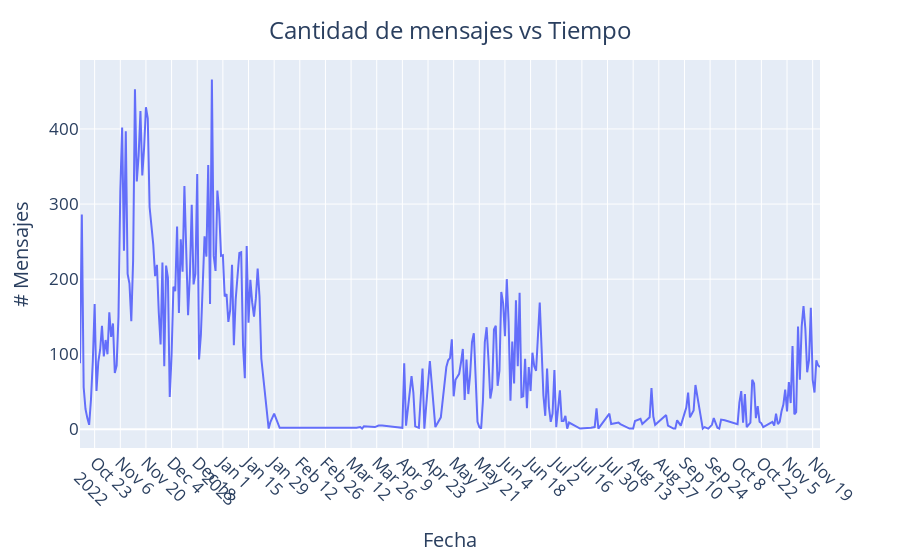

The notebook cell this image was saved under:
### Markdown cell above
### Nuestro Calendario del Amor 📅❤️

Este calendario es más que fechas; es un registro de nuestro compromiso diario. Observaremos cómo nuestros mensajes se entrelazan en el tiempo, creando un patrón que refleja el flujo constante de nuestro amor a lo largo de los días.

### Code cell
fig.show()

### Figure 1 — Plotly figure (JSON) as saved in the notebook; plotly's stock layout.template omitted (floating-point values rounded to 4 significant figures; data arrays with more than 128 entries replaced by an {"elided": "..."} marker saying what was removed)
{"data": [{"hovertemplate": "Fecha=%{x}<br># Mensajes por día=%{y}<extra></extra>", "legendgroup": "", "line": {"color": "#636efa", "dash": "solid"}, "marker": {"symbol": "circle"}, "mode": "lines", "name": "", "orientation": "v", "showlegend": false, "type": "scatter", "x": {"elided": "274 str values"}, "xaxis": "x", "y": {"elided": "274 int values"}, "yaxis": "y"}], "layout": {"autosize": true, "font": {"size": 17}, "legend": {"tracegroupgap": 0}, "margin": {"t": 60}, "title": {"text": "Cantidad de mensajes vs Tiempo", "x": 0.5, "xanchor": "center", "y": 0.96}, "xaxis": {"anchor": "y", "autorange": true, "domain": [0, 1], "nticks": 35, "range": ["2022-10-15", "2023-11-23"], "tickangle": 45, "title": {"text": "Fecha"}, "type": "date"}, "yaxis": {"anchor": "x", "autorange": true, "domain": [0, 1], "range": [-24.83, 491.8], "title": {"text": "# Mensajes"}, "type": "linear"}}}
